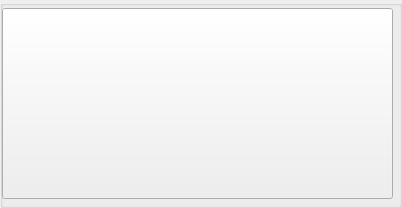
                              <widget class="QGroupBox" name="groupBox_menu8">
                               <property name="sizePolicy">
                                <sizepolicy hsizetype="Preferred" vsizetype="Minimum">
                                 <horstretch>0</horstretch>
                                 <verstretch>0</verstretch>
                                </sizepolicy>
                               </property>
                               <property name="minimumSize">
                                <size>
                                 <width>0</width>
                                 <height>200</height>
                                </size>
                               </property>
                               <property name="title">
                                <string/>
                               </property>
                               <widget class="QLabel" name="label_menu8">
                                <property name="geometry">
                                 <rect>
                                  <x>250</x>
                                  <y>10</y>
                                  <width>131</width>
                                  <height>181</height>
                                 </rect>
                                </property>
                                <property name="text">
                                 <string>TextLabel</string>
                                </property>
                               </widget>
                               <widget class="QPushButton" name="pushButton_8">
                                <property name="geometry">
                                 <rect>
                                  <x>2</x>
                                  <y>8</y>
                                  <width>391</width>
                                  <height>191</height>
                                 </rect>
                                </property>
                                <property name="text">
                                 <string/>
                                </property>
                               </widget>
                               <widget class="QLabel" name="label_mid8">
                                <property name="geometry">
                                 <rect>
                                  <x>10</x>
                                  <y>100</y>
                                  <width>231</width>
                                  <height>30</height>
                                 </rect>
                                </property>
                                <property name="font">
                                 <font>
                                  <pointsize>7</pointsize>
                                 </font>
                                </property>
                                <property name="text">
                                 <string>TextLabel</string>
                                </property>
                               </widget>
                               <widget class="QLabel" name="label_top8">
                                <property name="geometry">
                                 <rect>
                                  <x>10</x>
                                  <y>70</y>
                                  <width>231</width>
                                  <height>30</height>
                                 </rect>
                                </property>
                                <property name="font">
                                 <font>
                                  <pointsize>8</pointsize>
                                 </font>
                                </property>
                                <property name="text">
                                 <string>TextLabel</string>
                                </property>
                               </widget>
                               <widget class="QLabel" name="label_bot8">
                                <property name="geometry">
                                 <rect>
                                  <x>10</x>
                                  <y>120</y>
                                  <width>231</width>
                                  <height>30</height>
                                 </rect>
                                </property>
                                <property name="font">
                                 <font>
                                  <pointsize>7</pointsize>
                                 </font>
                                </property>
                                <property name="text">
                                 <string>TextLabel</string>
                                </property>
                               </widget>
                               <zorder>label_menu8</zorder>
                               <zorder>label_mid8</zorder>
                               <zorder>label_top8</zorder>
                               <zorder>label_bot8</zorder>
                               <zorder>pushButton_8</zorder>
                              </widget>
